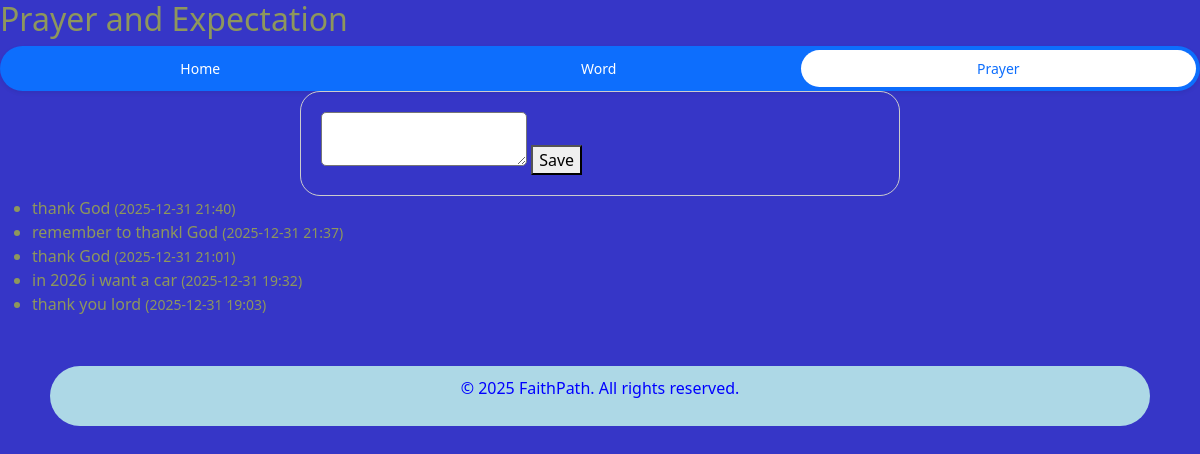
The page /prayer (signed in) on the database its author committed.
### models.py (models this page shows)
class Prayer(db.Model):
    id = db.Column(db.Integer, primary_key=True)
    content = db.Column(db.Text, nullable=False)
    user_id = db.Column(db.Integer, db.ForeignKey('user.id'), nullable=False)
    created_at = db.Column(db.DateTime, server_default=db.func.now())

### routes/prayer.py (the view, shortened to what this page needs)
@prayer_bp.route("/prayer", methods=["GET", "POST"])
def prayer():
    if 'user_id' not in session:
        return redirect('/login')
    user_id = session['user_id']
    prayers = Prayer.query.filter_by(user_id=user_id).order_by(Prayer.created_at.desc()).all()
    return render_template("prayer.html", prayers=prayers)

### templates/prayer.html
{% extends "layout.html" %}
{% block content %}
<h2>Prayer and Expectation</h2>
<ul class="nav nav-pills nav-fill gap-2 p-1 small bg-primary rounded-5 shadow-sm" id="pillNav2" role="tablist" style="--bs-nav-link-color: var(--bs-white); --bs-nav-pills-link-active-color: var(--bs-primary); --bs-nav-pills-link-active-bg: var(--bs-white);">
            <li class="nav-item" role="presentation">
                <a class="nav-link rounded-5" id="home-tab2" href="/" type="button" role="tab" aria-selected="true">Home</a>
            </li>
            <li class="nav-item" role="presentation">
                <a class="nav-link rounded-5" id="encouragement-tab2" href="/word" type="button" role="tab" aria-selected="true">Word</a>
            </li>
            <li class="nav-item" role="presentation">
                <a class="nav-link active rounded-5" id="encouragement-tab2" href="/prayer" type="button" role="tab" aria-selected="true">Prayer</a>
            </li>
        </ul>
<form method="post">
    <textarea style="border-radius: 5px;" name="content" required></textarea>
    <button type="submit">Save</button>
</form>
<ul>
    {% for prayer in prayers %}
        <li>{{ prayer.content }} <small>({{ prayer.created_at.strftime('%Y-%m-%d %H:%M') }})</small></li>
    {% endfor %}
</ul>
{% endblock %}

### templates/layout.html (shortened to what this page needs)
<!DOCTYPE html>
<html lang="en">
<head>
    <link href="https://cdn.jsdelivr.net/npm/bootstrap@5.3.3/dist/css/bootstrap.min.css" rel="stylesheet">
    <link rel="stylesheet" href="{{ url_for('static', filename='style.css') }}">
</head>
<body>
    {% block content %}{% endblock %}
</body>
<footer style="color: blue; background-color: lightblue; padding: 10px; margin: 50px; border-radius: 30px; text-align: center;">
    <p>&copy; 2025 FaithPath. All rights reserved.</p>
</footer>
</html>

### static/style.css (style rules this page uses)
html,body { background-color: rgb(54, 54, 199); color: rgb(142, 151, 92); }
form { width: 50%; margin-left: auto; margin-right: auto; padding: 20px; border: 1px solid #ccc; border-radius: 20px; }

### rows shown on the page
Prayer: content "thank God", created_at "2025-12-31 21:40"
Prayer: content "remember to thankl God", created_at "2025-12-31 21:37"
Prayer: content "thank God", created_at "2025-12-31 21:01"
Prayer: content "in 2026 i want a car", created_at "2025-12-31 19:32"
Prayer: content "thank you lord", created_at "2025-12-31 19:03"
